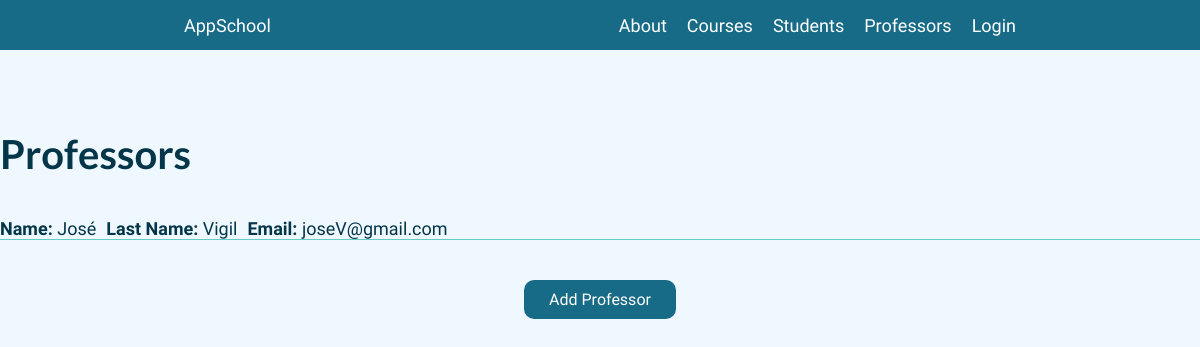
Page /AppSchool/professors on the committed database.
### AppSchool/models.py (models this page shows, shortened)
class Professor(models.Model):
    name = models.CharField(max_length=40)
    lastName = models.CharField(max_length=20)
    email = models.EmailField(max_length=40)

### AppSchool/views.py (the view)
# urls.py: path("professors", professors, name="Professors"),
def professors(request, id=None):
    if id:
        findItem = Professor.objects.get(id=int(id))
        findItem.delete()
    return render(
        request,
        "AppSchool/professors.html",
        {"db": Professor.objects.all()},
    )

### AppSchool/context_processors.py (called while the page is built, shortened)
def custom_user(request):
    context = auth(request)
    user = context["user"]
    return context

### AppSchool/templates/AppSchool/professors.html (shortened to what this page needs)
{% extends "AppSchool/layout.html" %} {% load static %}
{% block section%}
<section class="page">
  <div class="container">
    <div class="title_container">
      <h3 class="subtitle">Professors</h3>
    </div>
    {% if db %} {% for item in db %}
    <div class="list_container">
      <div class="group_container">
        <p class="text text-left"><b>Name:</b> {{item.name}}</p>
        <p class="text text-left"><b>Last Name:</b> {{item.lastName}}</p>
        <p class="text text-left"><b>Email:</b> {{item.email}}</p>
      </div>
    </div>
    {% endfor %} {% endif %}
    <a class="button" href="{% url 'FormProfessor' %}">Add Professor</a>
  </div>
</section>
{% endblock %}

### AppSchool/static/AppSchool/css/style.css (style rules this page uses)
* { padding: 0; margin: 0; box-sizing: border-box; font-family: "Catamaran"; }
.page { width: 100%; min-height: calc(100vh - 60px); background-color: aliceblue; }
.container { width: 100%; height: 100%; max-width: 1200px; margin: 0 auto; display: flex; flex-direction: column; justify-content: flex-start; align-items: center; padding: 50px 0; }
.subtitle { color: #04364a; font-size: 40px; font-family: "Lato"; margin: 30px 0; }
.text { color: #04364a; font-size: 18px; }
.text-left { text-align: left; }
.button { padding: 10px 25px; background-color: #176b87; color: white; text-decoration: none; border-radius: 10px; margin: 30px 0; }
.list_container { width: 100%; margin: 10px 0; border-bottom: 1px solid #64ccc5; display: flex; flex-direction: row; justify-content: flex-start; align-items: center; gap: 50px; }
.group_container { width: 100%; display: flex; flex-direction: row; justify-content: flex-start; align-items: center; gap: 10px; }
.title_container { width: 100%; display: flex; flex-direction: row; justify-content: space-between; align-items: center; }

### rows in the picture
Professor: name "José", lastName "Vigil", email "joseV@gmail.com"
